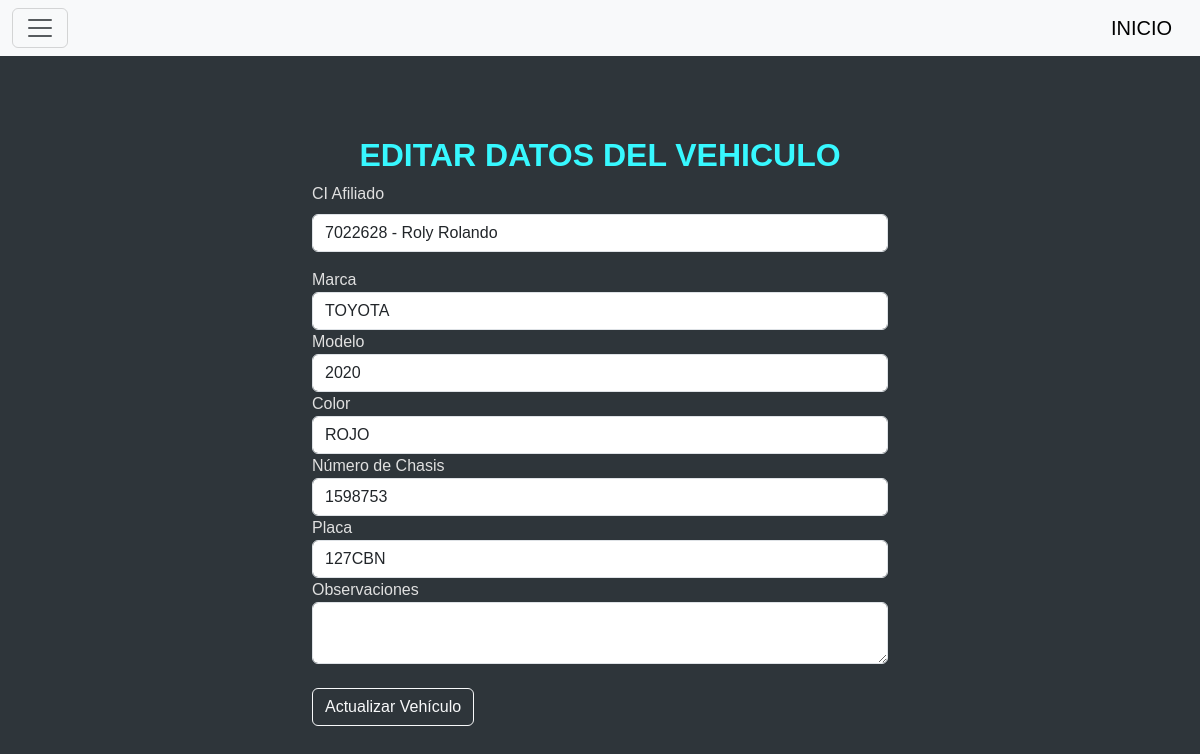
/editar/1 (signed in), run on an earlier commit of the app's database.
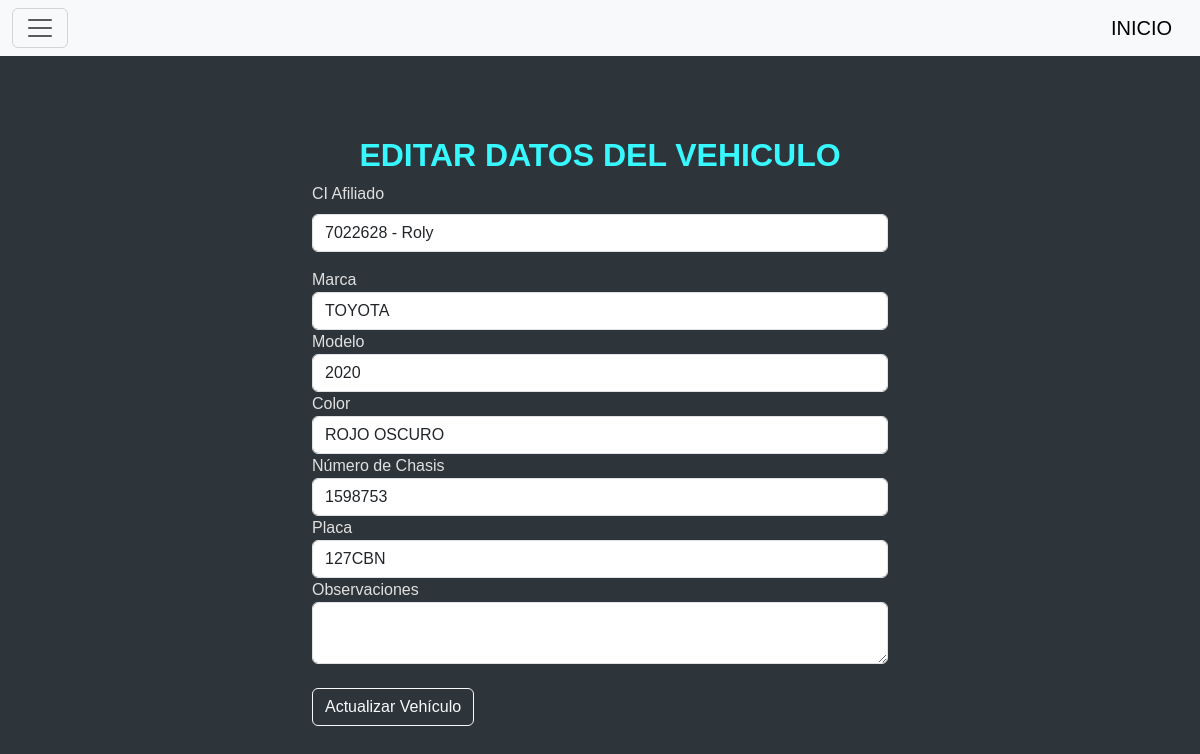
And on a later commit of the database.
### tables this page shows
CREATE TABLE vehiculo (
            id INTEGER PRIMARY KEY AUTOINCREMENT,
            ci_afiliado INT,
            marca TEXT NOT NULL,
            modelo TEXT NOT NULL,
            color TEXT NOT NULL,
            numero_chasis TEXT UNIQUE NOT NULL,
            placa TEXT UNIQUE NOT NULL,
            observaciones TEXT,
            FOREIGN KEY (ci_afiliado) REFERENCES afiliado(ci)
        );

CREATE TABLE afiliado(
        ci INTEGER PRIMARY KEY,
        nombres TEXT NOT NULL,
        apellidos TEXT NOT NULL,
        direccion TEXT NOT NULL,
        fecha_nacimiento DATE NOT NULL,
        telefono INTEGER NOT NULL,
        fecha_incorporacion DATE NOT NULL,
        nro_licencia TEXT NOT NULL
        );

### blueprints/vehiculos/__init__.py (the view, shortened to what this page needs)
@vehiculos_bp.route("/editar/<int:id>", methods=["GET", "POST"])
def editar(id):
    if not verifica():
        return redirect(url_for('vehiculos.index'))
    conn = sqlite3.connect("star_service.db")
    conn.row_factory = sqlite3.Row
    cursor = conn.cursor()
    cursor.execute("SELECT * FROM vehiculo WHERE id = ?", (id,))
    vehiculo = cursor.fetchone()
    cursor.execute("SELECT ci, nombres FROM afiliado")
    afiliados = cursor.fetchall()
    conn.close()
    return render_template("editar.html", vehiculo=vehiculo, afiliados=afiliados)

### blueprints/vehiculos/__init__.py (called while the page is built)
def verifica():
    if 'cargo' not in session or session['cargo'] != "Administrador":
        return False
    return True

### blueprints/vehiculos/templates/editar.html (shortened to what this page needs)
{% include 'header.html' %}
<div class="container mt-5" style="max-width: 600px;">
    <h2 class="fw-bold">EDITAR DATOS DEL VEHICULO</h2>
<form action="{{ url_for('vehiculos.editar', id=vehiculo['id']) }}" method="POST">
    <div class="mb-3">
        <label for="ci_afiliado" class="form-label">CI Afiliado</label>
        <select name="ci_afiliado" class="form-control" required>
          {% for afiliado in afiliados %}
          <option value="{{ afiliado['ci'] }}" {% if vehiculo and afiliado['ci'] == vehiculo['ci_afiliado'] %}selected{% endif %}>
            {{ afiliado['ci'] }} - {{ afiliado['nombres'] }}
          </option>
          {% endfor %}
        </select>
      </div>
    <div class="form-group">
        <label for="marca">Marca</label>
        <input type="text" class="form-control" name="marca" value="{{ vehiculo['marca'] }}" required>
    </div>
    <div class="form-group">
        <label for="modelo">Modelo</label>
        <input type="text" class="form-control" name="modelo" value="{{ vehiculo['modelo'] }}" required>
    </div>
    <div class="form-group">
        <label for="color">Color</label>
        <input type="text" class="form-control" name="color" value="{{ vehiculo['color'] }}" required>
    </div>
    <div class="form-group">
        <label for="numero_chasis">Número de Chasis</label>
        <input type="text" class="form-control" name="numero_chasis" value="{{ vehiculo['numero_chasis'] }}" required>
    </div>
    <div class="form-group">
        <label for="placa">Placa</label>
        <input type="text" class="form-control" name="placa" value="{{ vehiculo['placa'] }}" required>
    </div>
    <div class="form-group">
        <label for="observaciones">Observaciones</label>
        <textarea class="form-control" name="observaciones">{{ vehiculo['observaciones'] }}</textarea>
    </div>
    <BR>
    <button type="submit" class="btn btn-outline-light">Actualizar Vehículo</button>
</form>
{% include 'footer.html' %}

What changed in the data, as far as the page shows it:
changed vehiculo "TOYOTA": ci_afiliado "7022628 - Roly Rolando" → "7022628 - Roly"; color "ROJO" → "ROJO OSCURO"
